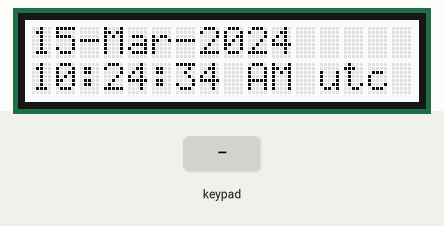
Simulated run of this sketch. Board: Arduino Uno, built with avr-gcc and run on an emulated ATmega328P. Parts: 16×2 character LCD. The inputs (shaded band) are chosen by the test bench. WiFi joins after 1.5 s; servers stay silent unless stated; what the sketch prints to the serial monitor is not drawn.

Above: at 3.7 s.
3.8 s: key 'U' pressed
At 4.04 s:
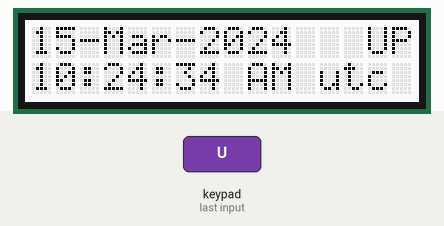
5.6 s: key 'D' pressed
At 6.1 s:
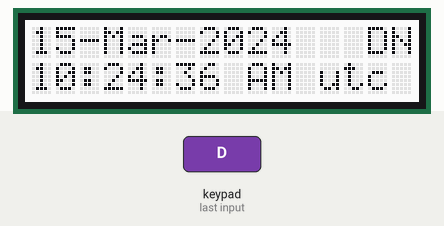
7.7 s: key 'L' pressed
At 7.95 s:
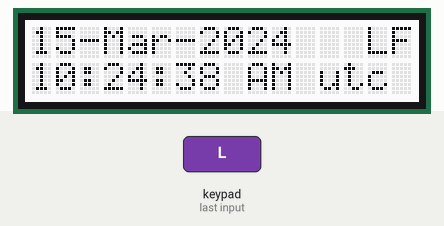
9.5 s: key 'R' pressed
At 10.0 s:
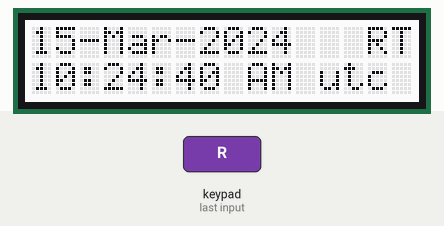
11.6 s: key 'S' pressed
At 12.1 s:
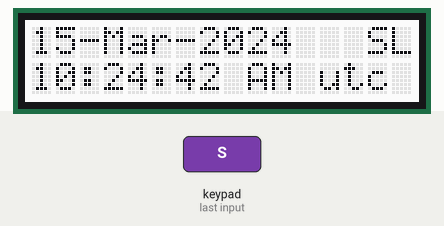
Timing chart, 0 to 14.6 s (numbered marks = the images above; inputs shaded):
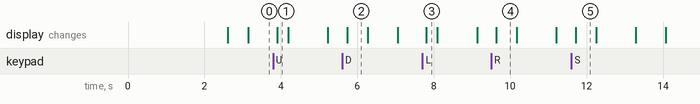

The sketch:

LcdShield_NtpTimeAndSensors.ino
```cpp
#include <SPI.h>
#include <Ethernet.h>
#include <EthernetUdp.h>
#include <Wire.h>
#include <Adafruit_MCP23017.h>
#include <Adafruit_RGBLCDShield.h>
#include <Time.h>

//
// Ethernet
//
// Enter a MAC address for your controller below.
// Newer Ethernet shields have a MAC address printed on a sticker on the shield
byte mac[] = { 0xDE, 0xAD, 0xBE, 0xEF, 0xCA, 0xCA } ;

unsigned int localPort = 8888;      // local port to listen for UDP packets

IPAddress timeServer(132, 163, 4, 101); // time-a.timefreq.bldrdoc.gov NTP server
// IPAddress timeServer(132, 163, 4, 102); // time-b.timefreq.bldrdoc.gov NTP server
// IPAddress timeServer(132, 163, 4, 103); // time-c.timefreq.bldrdoc.gov NTP server

const int NTP_PACKET_SIZE= 48; // NTP time stamp is in the first 48 bytes of the message
enum { NTP_UPDATE_CYCLE = 60*60 } ;

byte packetBuffer[ NTP_PACKET_SIZE]; //buffer to hold incoming and outgoing packets

// A UDP instance to let us send and receive packets over UDP
EthernetUDP udp ;


//
// Lcd
//
enum {
  LCD_COLS = 16,
  LCD_ROWS = 2,
  LCD_WHITE = 0x07
} ;
Adafruit_RGBLCDShield lcd = Adafruit_RGBLCDShield() ;
int s0 ;
unsigned long g_epoch ;
bool g_epoch_sync ;
char databuff[ LCD_COLS * 4 ] ;
char dispbuff[ LCD_COLS + 1 ] ;


//
// setup
//
void setup() {
  Serial.begin( 9600 ) ;
  Serial.println( "ok" ) ;
  lcd.begin( LCD_COLS, LCD_ROWS ) ;
  lcd.setBacklight( LCD_WHITE ) ;
  lcd.setCursor( 0, 0 ) ;
  lcd.print( "hello, world" ) ;
  s0 = 0 ;

  // start Ethernet and UDP
  if (Ethernet.begin(mac) == 0) {
    Serial.println("Failed to configure Ethernet using DHCP");
    // no point in carrying on, so do nothing forevermore:
    for(;;)
      ;
  }
  udp.begin(localPort);
  g_epoch = ntpTime() ;
  g_epoch_sync = true ;
  dbg() ;
} //-setup


//
// main loop
//
void loop() {
  // Only update if seconds change.
  if ( now() > s0 ) {
    s0 = now() ;
    g_epoch++ ;
    g_epoch_sync = ( 0 == (g_epoch % NTP_UPDATE_CYCLE) ) ;
    if ( g_epoch_sync ) {
      g_epoch = ntpTime() ;
    }
    displayDigitalClock( g_epoch, g_epoch_sync ) ;
    dbg() ;
  }

  uint8_t buttons = lcd.readButtons();
  if ( buttons ) {
    lcd.setCursor(14,0);
    if (buttons & BUTTON_UP) {
      lcd.print("UP");
    }
    if (buttons & BUTTON_DOWN) {
      lcd.print("DN");
    }
    if (buttons & BUTTON_LEFT) {
      lcd.print("LF");
    }
    if (buttons & BUTTON_RIGHT) {
      lcd.print("RT");
    }
    if (buttons & BUTTON_SELECT) {
      lcd.print("SL");
    }
  }

  delay( 250 ) ;
} //-loop

void displayDigitalClock ( unsigned long epoch, bool epoch_sync ) {
    // Digital Clock
    sprintf( databuff, "%02d-%3s-%04d %1s", day(epoch), monthShortStr(month(epoch)), year(epoch), (epoch_sync) ? "*" : " " ) ;
    sprintf( dispbuff, "%-16s", databuff ) ;
    lcd.setCursor( 0, 0 ) ;
    lcd.print( dispbuff ) ;

    // display time on line 1
    sprintf( databuff, "%02d:%02d:%02d %2s utc", hourFormat12(epoch), minute(epoch), second(epoch), isAM(epoch) ? "AM" : "PM" ) ;
    sprintf( dispbuff, "%-16s", databuff ) ;
    lcd.setCursor(0, 1) ;
    lcd.print( dispbuff ) ;
}

unsigned long ntpTime ( ) {
  unsigned long epoch = 0 ;
  sendNTPpacket(timeServer); // send an NTP packet to a time server

  // wait to see if a reply is available
  delay(1000);
  if ( udp.parsePacket() ) {
    udp.read(packetBuffer,NTP_PACKET_SIZE);  // read the packet into the buffer

    //the timestamp starts at byte 40 of the received packet and is four bytes,
    // or two words, long. First, esxtract the two words:
    unsigned long highWord = word(packetBuffer[40], packetBuffer[41]);
    unsigned long lowWord = word(packetBuffer[42], packetBuffer[43]);
    // combine the four bytes (two words) into a long integer
    // this is NTP time (seconds since Jan 1 1900):
    unsigned long secsSince1900 = highWord << 16 | lowWord;
    // now convert NTP time into everyday time:
    const unsigned long seventyYears = 2208988800UL;
    epoch = secsSince1900 - seventyYears;
    sprintf( databuff, "ut %3d %02dh%02dm%02ds", day(epoch)-1, hour(epoch), minute(epoch), second(epoch) ) ;
    Serial.println( databuff ) ;
  }
  return epoch ;
}

// send an NTP request to the time server at the given address
unsigned long sendNTPpacket(IPAddress& address) {
  // set all bytes in the buffer to 0
  memset(packetBuffer, 0, NTP_PACKET_SIZE);
  // Initialize values needed to form NTP request
  // (see URL above for details on the packets)
  packetBuffer[0] = 0b11100011;   // LI, Version, Mode
  packetBuffer[1] = 0;     // Stratum, or type of clock
  packetBuffer[2] = 6;     // Polling Interval
  packetBuffer[3] = 0xEC;  // Peer Clock Precision
  // 8 bytes of zero for Root Delay & Root Dispersion
  packetBuffer[12]  = 49;
  packetBuffer[13]  = 0x4E;
  packetBuffer[14]  = 49;
  packetBuffer[15]  = 52;

  // all NTP fields have been given values, now
  // you can send a packet requesting a timestamp:
  udp.beginPacket(address, 123); //NTP requests are to port 123
  udp.write(packetBuffer,NTP_PACKET_SIZE);
  udp.endPacket();
}

void dbg ( ) {
  sprintf( databuff, "e=%d, s=%d", g_epoch, s0 ) ;
  Serial.println( databuff ) ;
}
```

Measured:
- after the input at 3.8 s, the display: changes after 0.11 s (image 1)
- after the input at 5.6 s, the display: changes after 0.13 s (image 2)
- after the input at 7.7 s, the display: changes after 0.11 s (image 3)
- after the input at 9.5 s, the display: changes after 0.14 s (image 4)
- after the input at 11.6 s, the display: changes after 0.11 s (image 5)
- what the display in image 2 shows lasts 0.6 s, from 5.7 s to 6.3 s
